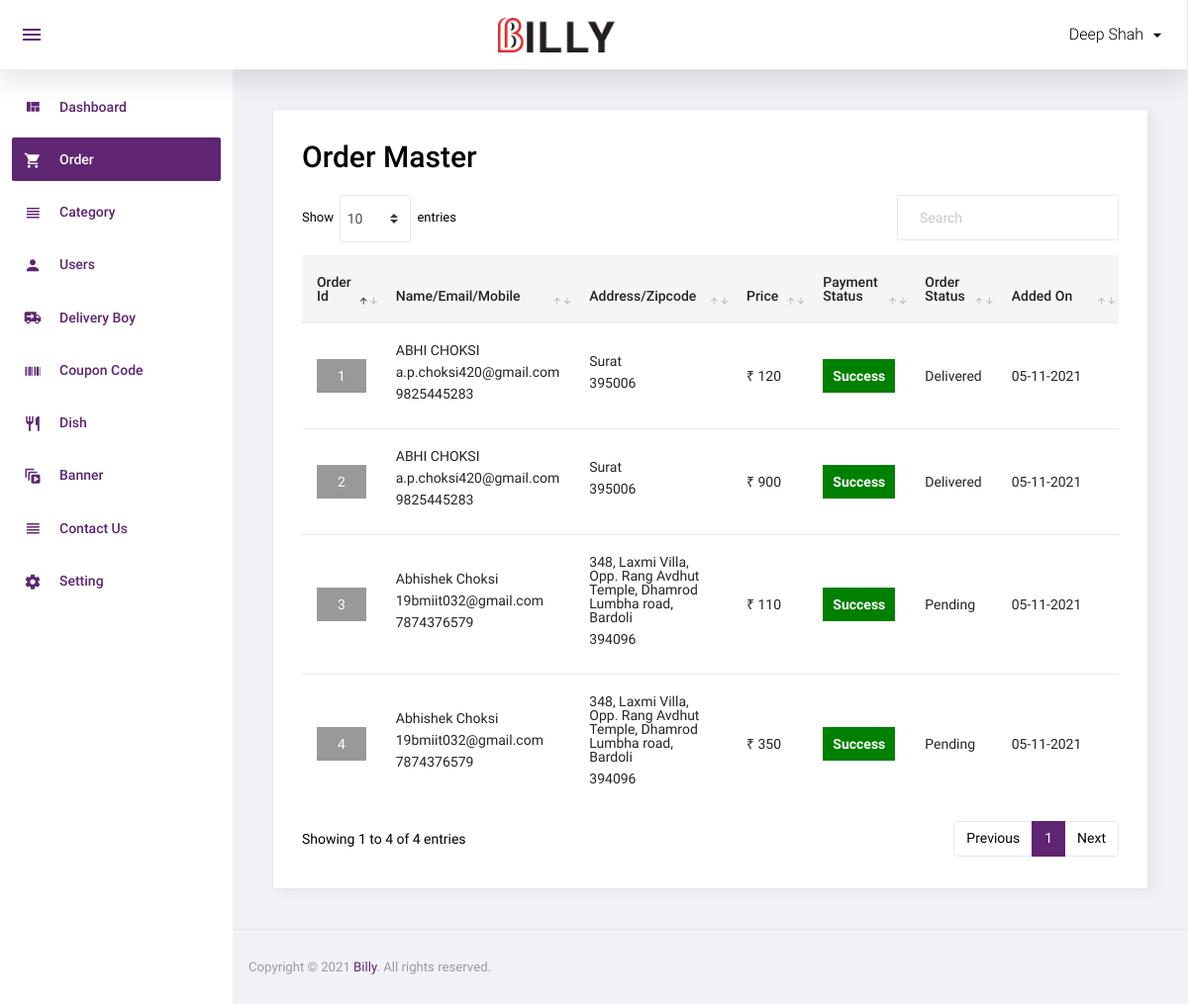
Page /admin/order.php (signed in) on the earlier database version.
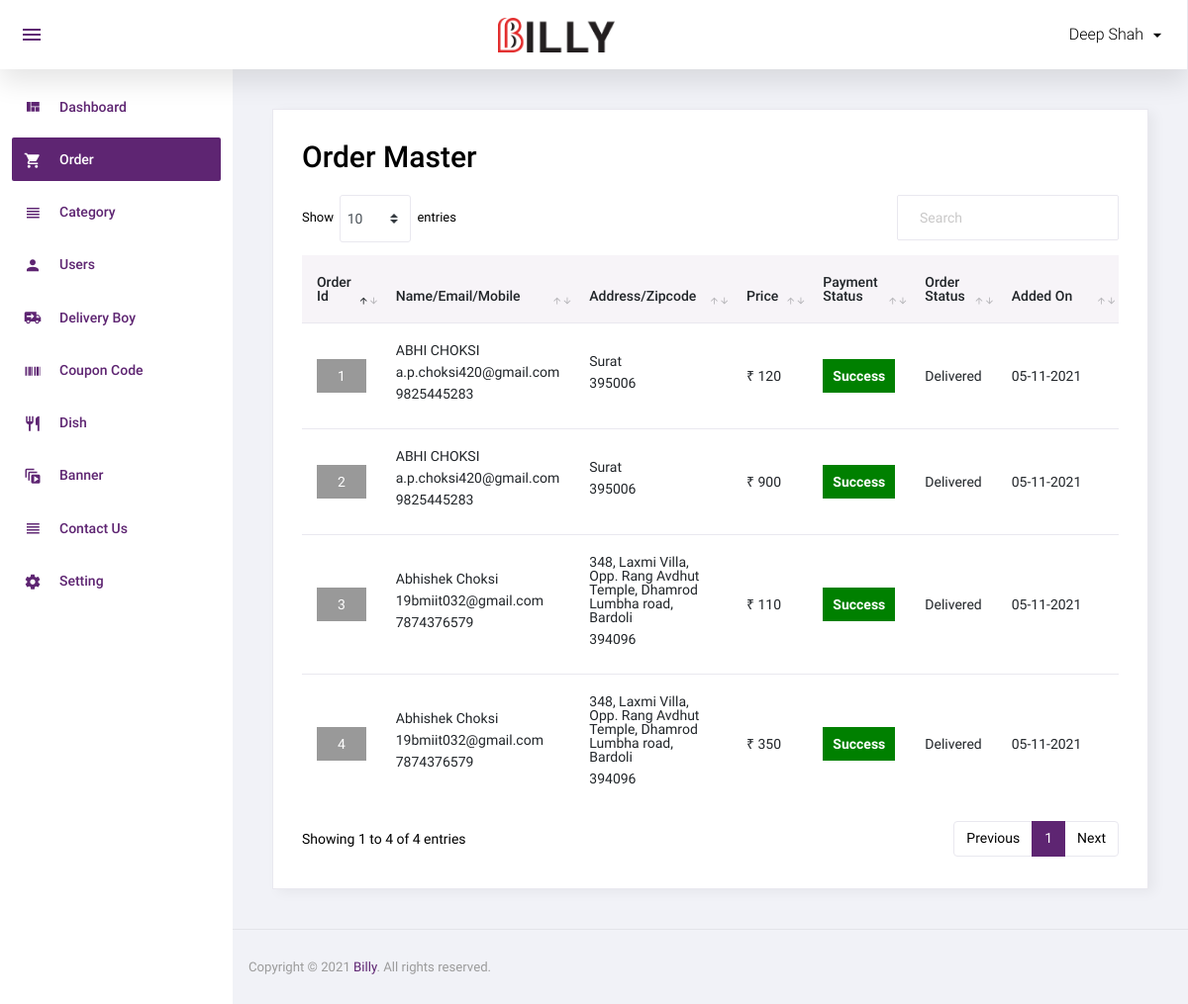
Same page on the later database version.
### tables this page shows
CREATE TABLE IF NOT EXISTS `order_master` (
  `id` int NOT NULL AUTO_INCREMENT,
  `user_id` int NOT NULL,
  `name` varchar(50) NOT NULL,
  `email` varchar(50) NOT NULL,
  `mobile` varchar(50) NOT NULL,
  `address` text NOT NULL,
  `total_price` float NOT NULL,
  `final_price` float NOT NULL,
  `coupon_code` varchar(20) NOT NULL,
  `zipcode` int NOT NULL,
  `delivery_boy_id` int NOT NULL,
  `payment_status` varchar(20) NOT NULL,
  `payment_type` varchar(10) NOT NULL,
  `payment_id` varchar(100) NOT NULL,
  `order_status` int NOT NULL,
  `cancel_by` enum('user','admin') NOT NULL,
  `cancel_at` datetime NOT NULL,
  `added_on` datetime NOT NULL,
  `delivered_on` datetime NOT NULL,
  PRIMARY KEY (`id`)
);

CREATE TABLE IF NOT EXISTS `order_status` (
  `id` int NOT NULL AUTO_INCREMENT,
  `order_status` varchar(50) NOT NULL,
  PRIMARY KEY (`id`)
);

### admin/order.php (the view, shortened to what this page needs)
<?php
include('top.php');
$sql = "select order_master.*,order_status.order_status as order_status_str from order_master,order_status where order_master.order_status=order_status.id order by order_master.id desc";
$res = mysqli_query($con, $sql);
?>
<div class="card">
	<div class="card-body">
		<h1 class="grid_title">Order Master</h1>
		<div class="row grid_box">
			<div class="col-12">
				<div class="table-responsive">
					<table id="order-listing" class="table">
						<thead>
							<tr>
								<th width="5%">Order Id</th>
								<th width="20%">Name/Email/Mobile</th>
								<th width="20%">Address/Zipcode</th>
								<th width="5%">Price</th>
								<th width="10%">Payment Status</th>
								<th width="10%">Order Status</th>
								<th width="20%">Added On</th>
							</tr>
						</thead>
						<tbody>
							<?php if (mysqli_num_rows($res) > 0) {
								while ($row = mysqli_fetch_assoc($res)) {
							?>
									<tr>
										<td>
											<div class="div_order_id">
												<a href="order_detail.php?id=<?php echo $row['id'] ?>"><?php echo $row['id'] ?></a>
											</div>
										</td>
										<td>
											<p><?php echo $row['name'] ?></p>
											<p><?php echo $row['email'] ?></p>
											<p><?php echo $row['mobile'] ?></p>
										<td>
											<p><?php echo $row['address'] ?></p>
											<p><?php echo $row['zipcode'] ?></p>
										</td>
										<td style="font-size:14px;">₹ <?php echo $row['total_price'] ?><br />
										</td>
										<td>
											<div class="payment_status payment_status_<?php echo $row['payment_status'] ?>"><?php echo ucfirst($row['payment_status']) ?></div>
										</td>
										<td><?php echo $row['order_status_str'] ?></td>
										<td>
											<?php
											$dateStr = strtotime($row['added_on']);
											echo date('d-m-Y', $dateStr)
											?>
										</td>
									</tr>
								<?php
								}
							} else { ?>
								<tr>
									<td colspan="5">No data found</td>
								</tr>
							<?php } ?>
						</tbody>
					</table>
				</div>
			</div>
		</div>
	</div>
</div>
<?php include('footer.php'); ?>

### admin/top.php (shortened to what this page needs)
<!DOCTYPE html>
<html lang="en">
<head>
  <link rel="stylesheet" href="assets/css/materialdesignicons.min.css">
  <link rel="stylesheet" href="assets/css/vendor.bundle.base.css">
  <link rel="stylesheet" href="assets/css/dataTables.bootstrap4.css">
  <link rel="stylesheet" href="assets/css/bootstrap-datepicker.min.css">
  <link rel="stylesheet" href="assets/css/style.css">
</head>
<body class="sidebar-light">
  <div class="container-scroller">
    <nav class="navbar col-lg-12 col-12 p-0 fixed-top d-flex flex-row">
      <div class="navbar-menu-wrapper d-flex align-items-stretch justify-content-between">
        <ul class="navbar-nav mr-lg-2 d-none d-lg-flex">
          <li class="nav-item nav-toggler-item">
            <button class="navbar-toggler align-self-center" type="button" data-toggle="minimize">
              <span class="mdi mdi-menu"></span>
            </button>
          </li>
        </ul>
        <div class="text-center navbar-brand-wrapper d-flex align-items-center justify-content-center">
          <a class="navbar-brand brand-logo" href="index.php"><img src="http://127.0.0.1/food_ordering/assets/img/logo/logo.png" alt="logo" style="height: 35px;width: 118px;"/></a>
        </div>
        <ul class="navbar-nav navbar-nav-right">
          <li class="nav-item nav-profile dropdown">
            <a class="nav-link dropdown-toggle" href="#" data-toggle="dropdown" id="profileDropdown">
              <span class="nav-profile-name"><?php echo $_SESSION['ADMIN_USER'] ?></span>
            </a>
          </li>
        </ul>
      </div>
    </nav>
    <div class="container-fluid page-body-wrapper">
      <nav class="sidebar sidebar-offcanvas" id="sidebar">
        <ul class="nav">
          <li class="nav-item">
            <a class="nav-link" href="index.php">
              <i class="mdi mdi-view-quilt menu-icon"></i>
              <span class="menu-title">Dashboard</span>
            </a>
          </li>
          <li class="nav-item">
            <a class="nav-link" href="order.php">
              <i class="mdi mdi-cart menu-icon"></i>
              <span class="menu-title">Order</span>
            </a>
          </li>
          <li class="nav-item">
            <a class="nav-link" href="category.php">
            <i class="mdi mdi-view-headline menu-icon"></i>
              <span class="menu-title">Category</span>
            </a>
          </li>
          <li class="nav-item">
            <a class="nav-link" href="user.php">
              <i class="mdi mdi-account menu-icon"></i>
              <span class="menu-title">Users</span>
            </a>
          </li>
          <li class="nav-item">
            <a class="nav-link" href="delivery_boy.php">
              <i class="mdi mdi-truck-delivery menu-icon"></i>
              <span class="menu-title">Delivery Boy</span>
            </a>
          </li>
          <li class="nav-item">
            <a class="nav-link" href="coupon_code.php">
              <i class="mdi mdi-barcode menu-icon"></i>
              <span class="menu-title">Coupon Code</span>
            </a>
          </li>
          <li class="nav-item">
            <a class="nav-link" href="dish.php">
              <i class="mdi mdi-silverware-fork-knife menu-icon"></i>
              <span class="menu-title">Dish</span>
            </a>
          </li>
          <li class="nav-item">
            <a class="nav-link" href="banner.php">
              <i class="mdi mdi-animation-play menu-icon"></i>
              <span class="menu-title">Banner</span>
            </a>
          </li>
          <li class="nav-item">
            <a class="nav-link" href="contact_us.php">
              <i class="mdi mdi-view-headline menu-icon"></i>
              <span class="menu-title">Contact Us</span>
            </a>
          </li>
          <li class="nav-item">
            <a class="nav-link" href="setting.php">
              <i class="mdi mdi-settings menu-icon"></i>
              <span class="menu-title">Setting</span>
            </a>
          </li>
        </ul>
      </nav>
      <div class="main-panel">
        <div class="content-wrapper">

### admin/footer.php (shortened to what this page needs)
</div>
        <footer class="footer">
          <div class="d-sm-flex justify-content-center justify-content-sm-between">
            <span class="text-muted text-center text-sm-left d-block d-sm-inline-block">Copyright © 2021 <a href="" target="_blank">Billy</a>. All rights reserved.</span>
          </div>
        </footer>
      </div>
    </div>
  </div>
</body>
</html>

Differences in the rows shown:
changed order_master id 4: order_status.order_status "Pending" → "Delivered"
changed order_master id 3: order_status.order_status "Pending" → "Delivered"
